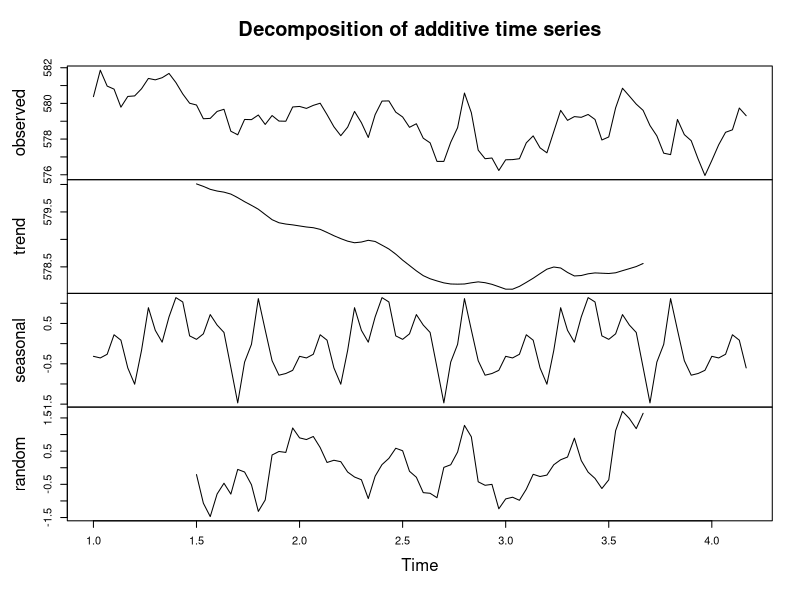
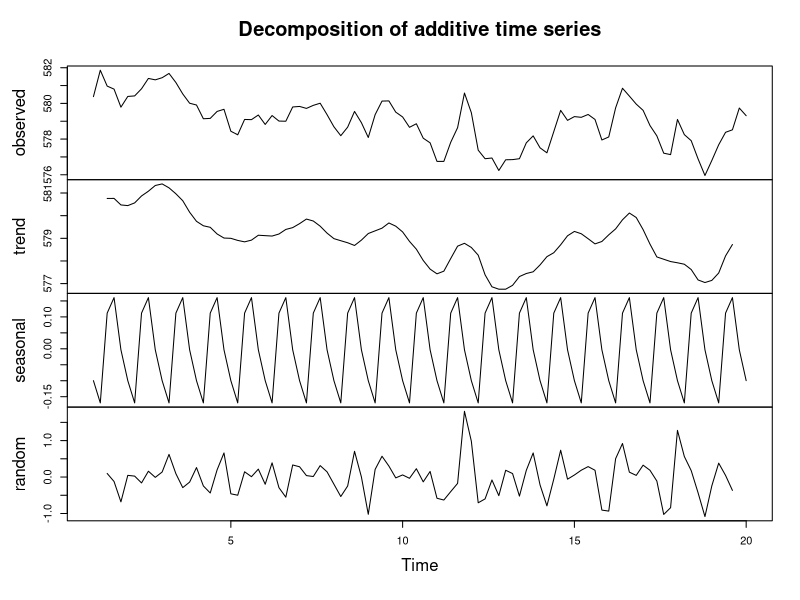
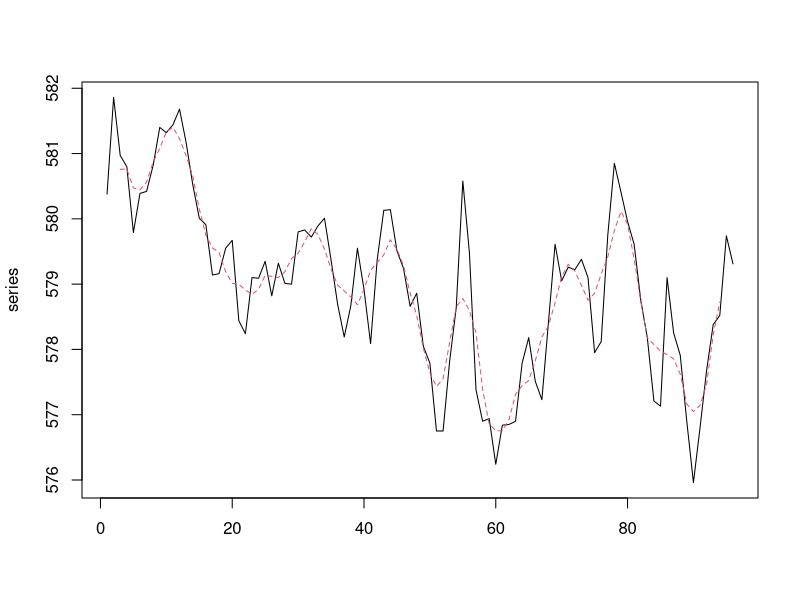
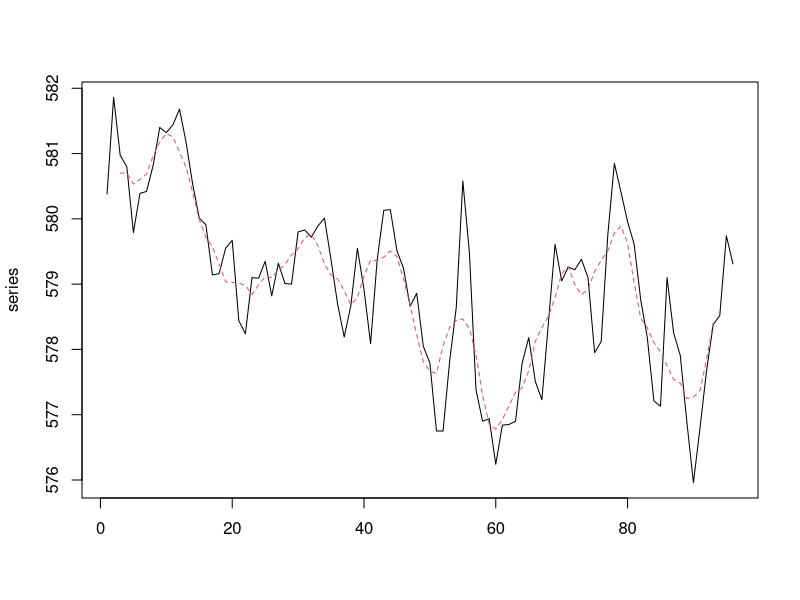
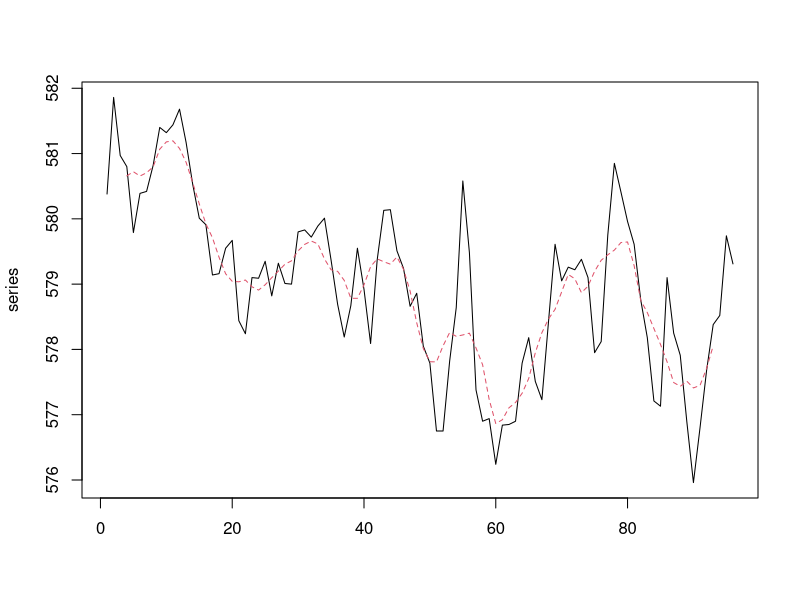
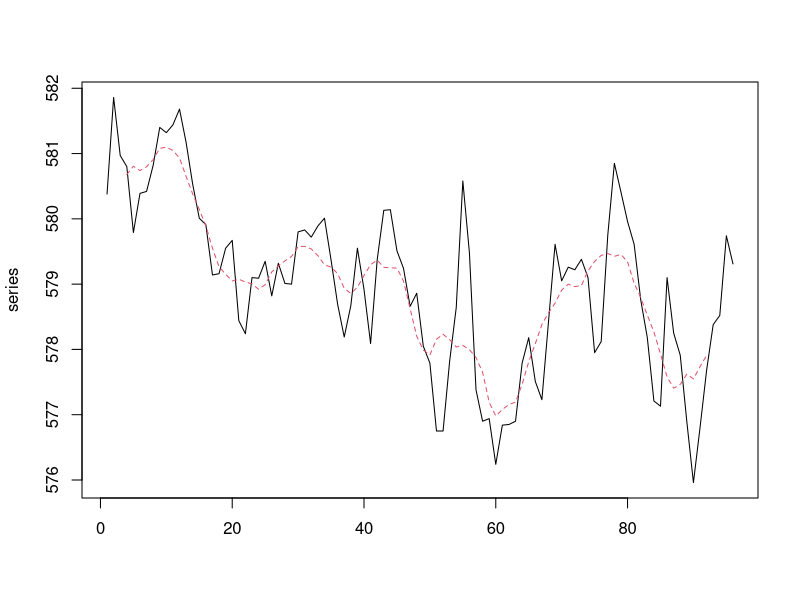
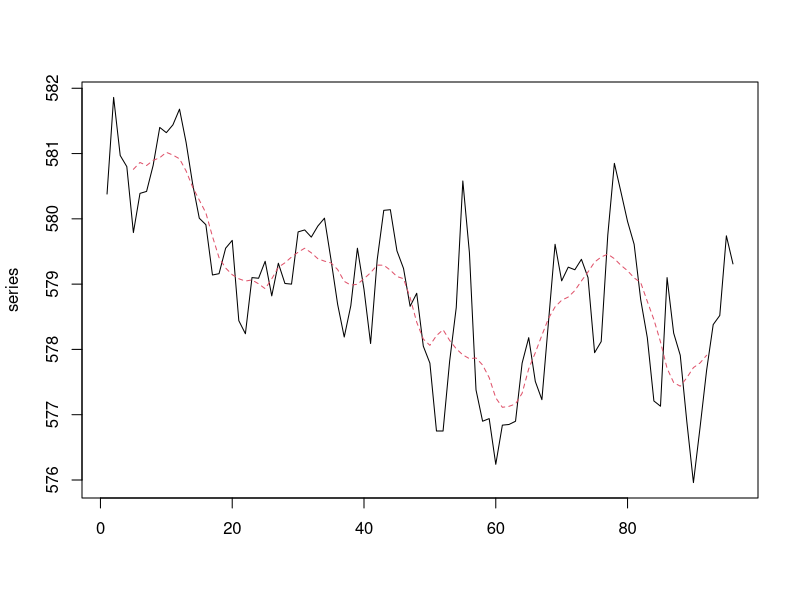
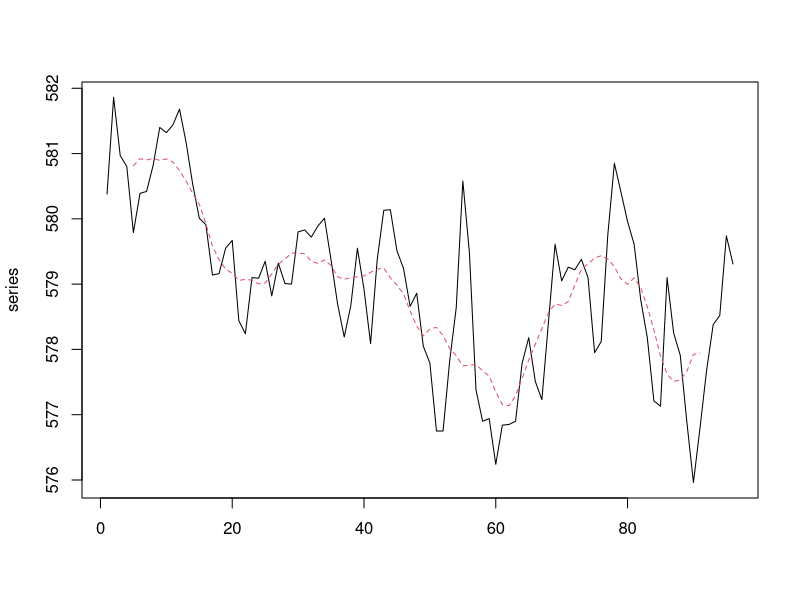

Generate these figures, in order, with R:
## ---- chunk 1
# Cargamos la librería que nos permite realizar el test de Dickey-Fuller 
# aumentado para estudiar la estacionariedad. de una serie
library(tseries)
## ---- chunk 2
# Cargamos los datos de la serie temporal
serie <- scan("dataseries.dat")
# Comprobamos si existen valores perdidos
sum(is.na(serie))
## ---- chunk 3
# Creamos un objeto time-series suponiendo una frecuencia mensual (30 días)
serie.ts <- ts(serie, frequency=30)
# Descomposición aditiva de la serie temporal
plot(decompose(serie.ts))
## ---- chunk 4
# Cargamos los datos de la serie temporal
serie <- scan("dataseries.dat")
# Creamos un objeto time-series suponiendo una frecuencia de 5 días
serie.ts <- ts(serie, frequency=5)
# Descomposición aditiva de la serie temporal
plot(decompose(serie.ts))
## ---- chunk 5
for (k in 5:10) {
  # Filtramos la serie calculando las Medias Móviles considerando un conjunto
  # de puntos k
  serie.filter <- rep(1/k, k)
  filtered.serie <- filter(serie, filter=serie.filter, 
                           sides=2, method="convolution")
  # Representamos la serie original y la estimación
  series <- matrix(c(t(serie), t(filtered.serie)), ncol=2)
  matplot(series, pch=1, type="l")
}
## ---- chunk 6
# Calculamos el número de instancias que representan el 90% de los datos
perc <- round(length(serie)*0.9)
# 90% de los datos totales para entrenamiento
serie.train <- serie[1:perc]
train.time <- 1:length(serie.train)
# 10% restante de los datos para test
serie.test <- serie[(perc+1):length(serie)]
test.time <- (train.time[length(train.time)]+1) :
              (train.time[length(train.time)]+length(serie.test))
# Comprobamos las dimensiones de sendos conjuntos
length(serie.train)
length(serie.test)
# Representamos la serie temporal indicando el conjunto de entrenamiento y test
plot.ts(serie.train, xlim=c(1, test.time[length(test.time)]))
lines(test.time, serie.test, col="red")
## ---- chunk 7
# Calculamos la estacionalidad asumiendo una frecuencia de 5 días
k <- 5
seasonality <- decompose(serie.ts)$seasonal[1:k]
# Eliminamos la estacionalidad en los conjuntos de entrenamiento y test
aux <- rep(seasonality, length(serie.train)/length(seasonality))
serie.train.noSeas <- serie.train - aux
serie.test.noSeas <- serie.test - seasonality
# Representamos los conjuntos de entrenamiento y test sin la componente estacional
plot.ts(serie.train.noSeas, xlim=c(1, test.time[length(test.time)]))
lines(test.time, serie.test.noSeas, col = "red")
## ---- chunk 8
# Primer test de Dickey-Fuller aumentado
adf.test(serie.train.noSeas)
## ---- chunk 9
# Diferenciamos la serie temporal tanto en entrenamiento como en test
serie.train.noSeas.diff <- diff(serie.train.noSeas)
serie.test.noSeas.diff <- diff(serie.test.noSeas)
# Aplicamos por segunda vez el test de Dikcey-Fuller aumentado
adf.test(serie.train.noSeas.diff)
## ---- chunk 10
# Representamos los gráficos ACF y PACFa partir de la serie estacionaria
# sin estacionalidad
acf(serie.train.noSeas.diff)
pacf(serie.train.noSeas.diff)
## ---- chunk 11
# Construimos un primer modelo ARIMA(1, 1, 0)
arima.ar <- arima(serie.train.noSeas, order=c(1, 1, 0))
# Calculamos el error de ajuste sobre el conjunto de entrenamiento
arima.ar.res <- serie.train.noSeas + arima.ar$residuals
# Obtenemos las predicciones sobre el conjunto de test
arima.ar.preds <- predict(arima.ar, n.ahead=length(serie.test.noSeas))$pred
# Calculamos el error cuadrático acumulado en entrenamiento y test
arima.ar.train_error <- sum((arima.ar$residuals)^2)
arima.ar.test_error <- sum((arima.ar.preds - serie.test.noSeas)^2)
# Mostramos los errores calculados de entrenamiento y test
arima.ar.train_error
arima.ar.test_error
## ---- chunk 12
# Gráfica de ajuste y predicción sobre test
plot.ts(serie.train.noSeas, xlim=c(1, test.time[length(test.time)]))
lines(arima.ar.res, col="blue")
lines(test.time, serie.test.noSeas, col="red")
lines(test.time, arima.ar.preds, col="green")
## ---- chunk 13
# Test de Box-Pierce para comprobar las correlaciones entre los residuos 
Box.test(arima.ar$residuals)
# Test de Jarque Bera para comprobar la normalidad los residuos del modelo
jarque.bera.test(arima.ar$residuals)
# Test de Shapiro-Wilk para comprobar la normalidad de los residuos del modelo
shapiro.test(arima.ar$residuals)
## ---- chunk 14
# Histograma y curva de densidad para visualizar los residuos del modelo
hist(arima.ar$residuals, col="green", prob=T)
lines(density(arima.ar$residuals))
## ---- chunk 15
# Construimos un modelo ARIMA(0, 1, 1)
arima.ma <- arima(serie.train.noSeas, order=c(0, 1, 1))
# Calculamos el error de ajuste sobre el conjunto de entrenamiento
arima.ma.res <- serie.train.noSeas + arima.ma$residuals
# Obtenemos las predicciones sobre el conjunto de test
arima.ma.preds <- predict(arima.ma, n.ahead=length(serie.test.noSeas))$pred
# Calculamos el error cuadrático acumulado en entrenamiento y test
arima.ma.train_error <- sum((arima.ma$residuals)^2)
arima.ma.test_error <- sum((arima.ma.preds - serie.test.noSeas)^2)
# Mostramos los errores calculados de entrenamiento y test
arima.ma.train_error
arima.ma.test_error
## ---- chunk 16
# Gráfica de ajuste y predicción sobre test
plot.ts(serie.train.noSeas, xlim=c(1, test.time[length(test.time)]))
lines(arima.ma.res, col="blue")
lines(test.time, serie.test.noSeas, col="red")
lines(test.time, arima.ma.preds, col="orange")
## ---- chunk 17
# Test de Box-Pierce para comprobar las correlaciones entre los residuos 
Box.test(arima.ma$residuals)
# Test de Jarque Bera para comprobar la normalidad los residuos del modelo
jarque.bera.test(arima.ma$residuals)
# Test de Shapiro-Wilk para comprobar la normalidad de los residuos del modelo
shapiro.test(arima.ma$residuals)
## ---- chunk 18
# Histograma y curva de densidad para visualizar los residuos del modelo
hist(arima.ma$residuals, col="orange", prob=T)
lines(density(arima.ma$residuals))
## ---- chunk 19
# Eliminamos la estacionalidad de la serie completa
seasonality <- as.numeric(decompose(serie.ts)$seasonal[1:2])
aux <- rep(seasonality, length(serie)/length(seasonality))
serie.noSeas <- serie - aux
# Construimos el Modelo Autorregresivo ARIMA(1, 1, 0)
arima.model <- arima(serie.noSeas, order=c(1, 1, 0))
arima.train.preds <- serie.noSeas + arima.model$residuals
arima.test.preds <- predict(arima.model, n.ahead=2)$pred

# Añadimos la estacionalidad eliminada a los valores ajustados de 
# entrenamiento y las predicciones sobre test
arima.train.preds <- arima.train.preds + aux
arima.test.preds <- arima.test.preds + seasonality
# Representamos la serie temporal ajustada con los dos nuevos valores predichos
plot.ts(serie)
lines(arima.train.preds, col="blue")
lines(arima.test.preds, col="red")
